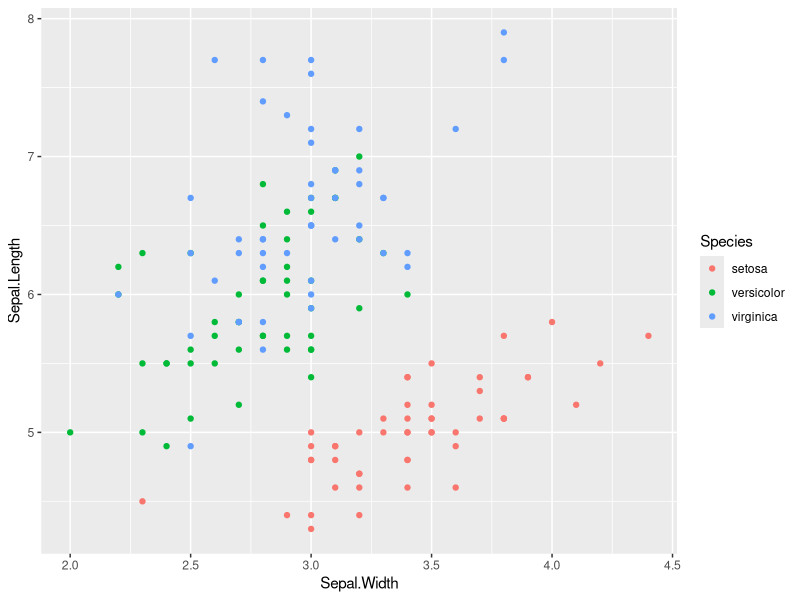
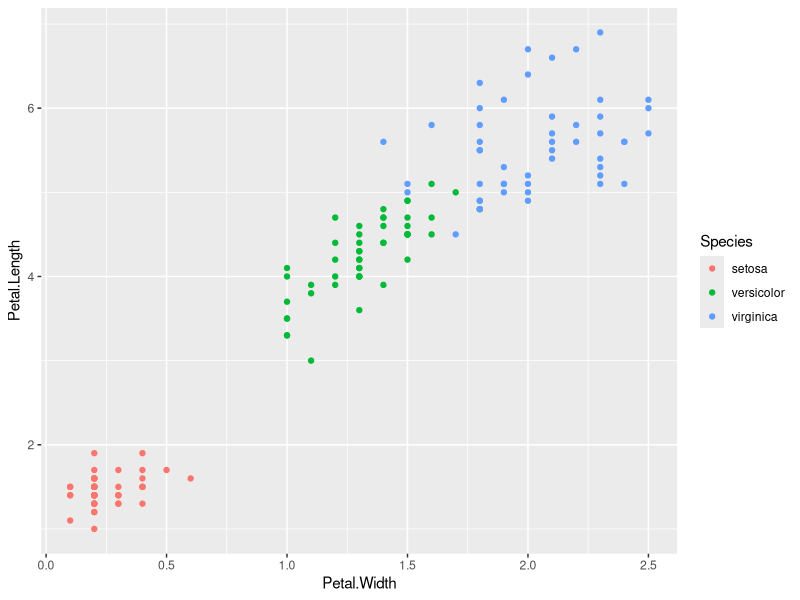

These figures' R source, in order:
## ---- chunk 1
require(ggplot2)
require(scales)
require(datasets)
data(iris)
## ---- chunk 2
ggplot(data = iris, mapping = aes(x = Sepal.Width, y = Sepal.Length, group = Species, colour = Species)) + geom_point()
## ---- chunk 3
ggplot(data = iris, mapping = aes(x = Petal.Width, y = Petal.Length, group = Species, colour = Species)) + geom_point()
